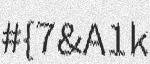
#> input picture 0.jpg, 150 x 64 px, found by its file name
$ python __init__.py
#> lines starting #> are read from the running program, lines starting #| are printed output that depends on the picture
#> further down, im is the input picture: shape (64, 150, 3); min 18, max 255, mean 209
### data_loader/modules/Text_Image_Augmentation_python/augment.py
# -*- coding:utf-8 -*-
# Author: RubanSeven

# import cv2
import numpy as np
# from transform import get_perspective_transform, warp_perspective
from .warp_mls import WarpMLS


def distort(src, segment):
#> called with segment = 3
    img_h, img_w = src.shape[:2]
#> img_h = 64; img_w = 150

    cut = img_w // segment
#> cut = 50
    thresh = cut // 3
#> thresh = 16
    # thresh = img_h // segment // 3
    # thresh = img_h // 5

    src_pts = list()
    dst_pts = list()

    src_pts.append([0, 0])
    src_pts.append([img_w, 0])
    src_pts.append([img_w, img_h])
    src_pts.append([0, img_h])

    dst_pts.append([np.random.randint(thresh), np.random.randint(thresh)])
    dst_pts.append([img_w - np.random.randint(thresh), np.random.randint(thresh)])
    dst_pts.append([img_w - np.random.randint(thresh), img_h - np.random.randint(thresh)])
    dst_pts.append([np.random.randint(thresh), img_h - np.random.randint(thresh)])

    half_thresh = thresh * 0.5
#> half_thresh = 8

    for cut_idx in np.arange(1, segment, 1):
        src_pts.append([cut * cut_idx, 0])
        src_pts.append([cut * cut_idx, img_h])
        dst_pts.append([cut * cut_idx + np.random.randint(thresh) - half_thresh,
                        np.random.randint(thresh) - half_thresh])
        dst_pts.append([cut * cut_idx + np.random.randint(thresh) - half_thresh,
                        img_h + np.random.randint(thresh) - half_thresh])

    trans = WarpMLS(src, src_pts, dst_pts, img_w, img_h)
    dst = trans.generate()

    return dst


# [58 lines left out: functions stretch, perspective, not called in this run]

# def distort(src, segment):
#     img_h, img_w = src.shape[:2]
#     dst = np.zeros_like(src, dtype=np.uint8)
#
#     cut = img_w // segment
#     thresh = img_h // 8
#
#     src_pts = list()
#     # dst_pts = list()
#
#     src_pts.append([-np.random.randint(thresh), -np.random.randint(thresh)])
#     src_pts.append([-np.random.randint(thresh), img_h + np.random.randint(thresh)])
#
#     # dst_pts.append([0, 0])
#     # dst_pts.append([0, img_h])
#     dst_box = np.array([[0, 0], [0, img_h], [cut, 0], [cut, img_h]], dtype=np.float32)
#
#     half_thresh = thresh * 0.5
#
#     for cut_idx in np.arange(1, segment, 1):
#         src_pts.append([cut * cut_idx + np.random.randint(thresh) - half_thresh,
#                         np.random.randint(thresh) - half_thresh])
#         src_pts.append([cut * cut_idx + np.random.randint(thresh) - half_thresh,
#                         img_h + np.random.randint(thresh) - half_thresh])
#
#         # dst_pts.append([cut * i, 0])
#         # dst_pts.append([cut * i, img_h])
#
#         src_box = np.array(src_pts[-4:-2] + src_pts[-2:-1] + src_pts[-1:], dtype=np.float32)
#
#         # mat = cv2.getPerspectiveTransform(src_box, dst_box)
#         # print(mat)
#         # dst[:, cut * (cut_idx - 1):cut * cut_idx] = cv2.warpPerspective(src, mat, (cut, img_h))
#
#         mat = get_perspective_transform(dst_box, src_box)
#         dst[:, cut * (cut_idx - 1):cut * cut_idx] = warp_perspective(src, mat, (cut, img_h))
#         # print(mat)
#
#     src_pts.append([img_w + np.random.randint(thresh) - half_thresh,
#                     np.random.randint(thresh) - half_thresh])
#     src_pts.append([img_w + np.random.randint(thresh) - half_thresh,
#                     img_h + np.random.randint(thresh) - half_thresh])
#     src_box = np.array(src_pts[-4:-2] + src_pts[-2:-1] + src_pts[-1:], dtype=np.float32)
#
#     # mat = cv2.getPerspectiveTransform(src_box, dst_box)
#     # dst[:, cut * (segment - 1):] = cv2.warpPerspective(src, mat, (img_w - cut * (segment - 1), img_h))
#     mat = get_perspective_transform(dst_box, src_box)
#     dst[:, cut * (segment - 1):] = warp_perspective(src, mat, (img_w - cut * (segment - 1), img_h))
#
#     return dst

### data_loader/modules/Text_Image_Augmentation_python/warp_mls.py
# -*- coding:utf-8 -*-
# Author: RubanSeven
import math

import numpy as np


class WarpMLS:
    def __init__(self, src, src_pts, dst_pts, dst_w, dst_h, trans_ratio=1.):
#> called with dst_w = 150, dst_h = 64, trans_ratio = 1
        self.src = src
        self.src_pts = src_pts
        self.dst_pts = dst_pts
        self.pt_count = len(self.dst_pts)
#> self.pt_count = 8
        self.dst_w = dst_w
#> self.dst_w = 150
        self.dst_h = dst_h
#> self.dst_h = 64
        self.trans_ratio = trans_ratio
        self.grid_size = 100
        self.rdx = np.zeros((self.dst_h, self.dst_w))
        self.rdy = np.zeros((self.dst_h, self.dst_w))

    @staticmethod
    def __bilinear_interp(x, y, v11, v12, v21, v22):
        return (v11 * (1 - y) + v12 * y) * (1 - x) + (v21 * (1 - y) + v22 * y) * x

    def generate(self):
        self.calc_delta()
        return self.gen_img()

    def calc_delta(self):
        w = np.zeros(self.pt_count, dtype=np.float32)
#> w = [0, 0, 0, 0, 0, 0, 0, 0]

        if self.pt_count < 2:
            return

        i = 0
        while 1:
            if self.dst_w <= i < self.dst_w + self.grid_size - 1:
                i = self.dst_w - 1
            elif i >= self.dst_w:
                break

            j = 0
            while 1:
                if self.dst_h <= j < self.dst_h + self.grid_size - 1:
                    j = self.dst_h - 1
                elif j >= self.dst_h:
                    break

                sw = 0
                swp = np.zeros(2, dtype=np.float32)
                swq = np.zeros(2, dtype=np.float32)
                new_pt = np.zeros(2, dtype=np.float32)
                cur_pt = np.array([i, j], dtype=np.float32)

                k = 0
                for k in range(self.pt_count):
                    if i == self.dst_pts[k][0] and j == self.dst_pts[k][1]:
                        break

                    w[k] = 1. / ((i - self.dst_pts[k][0]) * (i - self.dst_pts[k][0]) +
                                 (j - self.dst_pts[k][1]) * (j - self.dst_pts[k][1]))

                    sw += w[k]
                    swp = swp + w[k] * np.array(self.dst_pts[k])
                    swq = swq + w[k] * np.array(self.src_pts[k])

                if k == self.pt_count - 1:
                    pstar = 1 / sw * swp
                    qstar = 1 / sw * swq

                    miu_s = 0
                    for k in range(self.pt_count):
                        if i == self.dst_pts[k][0] and j == self.dst_pts[k][1]:
                            continue
                        pt_i = self.dst_pts[k] - pstar
                        miu_s += w[k] * np.sum(pt_i * pt_i)

                    cur_pt -= pstar
                    cur_pt_j = np.array([-cur_pt[1], cur_pt[0]])

                    for k in range(self.pt_count):
                        if i == self.dst_pts[k][0] and j == self.dst_pts[k][1]:
                            continue

                        pt_i = self.dst_pts[k] - pstar
                        pt_j = np.array([-pt_i[1], pt_i[0]])

                        tmp_pt = np.zeros(2, dtype=np.float32)
                        tmp_pt[0] = np.sum(pt_i * cur_pt) * self.src_pts[k][0] - \
                                    np.sum(pt_j * cur_pt) * self.src_pts[k][1]
                        tmp_pt[1] = -np.sum(pt_i * cur_pt_j) * self.src_pts[k][0] + \
                                    np.sum(pt_j * cur_pt_j) * self.src_pts[k][1]
                        tmp_pt *= (w[k] / miu_s)
                        new_pt += tmp_pt

                    new_pt += qstar
                else:
                    new_pt = self.src_pts[k]

                self.rdx[j, i] = new_pt[0] - i
                self.rdy[j, i] = new_pt[1] - j

                j += self.grid_size
            i += self.grid_size
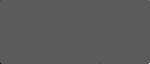
#> self.rdx: shape (64, 150) float64; min -5.54, max 9.86, mean 0.000318; drawn with min black and max white
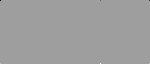
#> self.rdy: shape (64, 150) float64; min -11.68, max 7.07, mean -0.00118; drawn with min black and max white

    def gen_img(self):
        src_h, src_w = self.src.shape[:2]
        dst = np.zeros_like(self.src, dtype=np.float32)

        for i in np.arange(0, self.dst_h, self.grid_size):
            for j in np.arange(0, self.dst_w, self.grid_size):
                ni = i + self.grid_size
                nj = j + self.grid_size
                w = h = self.grid_size
                if ni >= self.dst_h:
                    ni = self.dst_h - 1
                    h = ni - i + 1
                if nj >= self.dst_w:
                    nj = self.dst_w - 1
                    w = nj - j + 1

                di = np.reshape(np.arange(h), (-1, 1))
                dj = np.reshape(np.arange(w), (1, -1))
                delta_x = self.__bilinear_interp(di / h, dj / w,
                                                 self.rdx[i, j], self.rdx[i, nj],
                                                 self.rdx[ni, j], self.rdx[ni, nj])
                delta_y = self.__bilinear_interp(di / h, dj / w,
                                                 self.rdy[i, j], self.rdy[i, nj],
                                                 self.rdy[ni, j], self.rdy[ni, nj])
                nx = j + dj + delta_x * self.trans_ratio
                ny = i + di + delta_y * self.trans_ratio
                nx = np.clip(nx, 0, src_w - 1)
                ny = np.clip(ny, 0, src_h - 1)
                nxi = np.array(np.floor(nx), dtype=np.int32)
                nyi = np.array(np.floor(ny), dtype=np.int32)
                nxi1 = np.array(np.ceil(nx), dtype=np.int32)
                nyi1 = np.array(np.ceil(ny), dtype=np.int32)

                if len(self.src.shape) == 3:
                    x = np.tile(np.expand_dims(ny - nyi, axis=-1), (1, 1, 3))
                    y = np.tile(np.expand_dims(nx - nxi, axis=-1), (1, 1, 3))
                else:
                    x = ny - nyi
                    y = nx - nxi
                dst[i:i + h, j:j + w] = self.__bilinear_interp(x,
                                                               y,
                                                               self.src[nyi, nxi],
                                                               self.src[nyi, nxi1],
                                                               self.src[nyi1, nxi],
                                                               self.src[nyi1, nxi1]
                                                               )
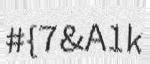
#> dst: shape (64, 150, 3) float32; min 27.06, max 255, mean 214.5
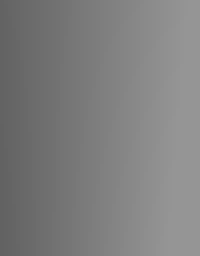
#> nx: shape (64, 50) float64 (shown 4 times larger); min 98, max 149, mean 126.7
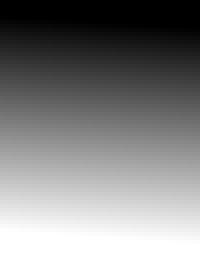
#> ny: shape (64, 50) float64 (shown 4 times larger); min 0, max 63, mean 31.1; drawn with min black and max white
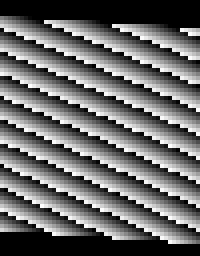
#> x: shape (64, 50, 3) float64 (shown 4 times larger); min 0, max 0.999, mean 0.419

                # for di in range(h):
                #     for dj in range(w):
                #         # print(ni, nj, i, j)
                #         delta_x = self.__bilinear_interp(di / h, dj / w, self.rdx[i, j], self.rdx[i, nj],
                #                                          self.rdx[ni, j], self.rdx[ni, nj])
                #         delta_y = self.__bilinear_interp(di / h, dj / w, self.rdy[i, j], self.rdy[i, nj],
                #                                          self.rdy[ni, j], self.rdy[ni, nj])
                #         nx = j + dj + delta_x * self.trans_ratio
                #         ny = i + di + delta_y * self.trans_ratio
                #         nx = min(src_w - 1, max(0, nx))
                #         ny = min(src_h - 1, max(0, ny))
                #         nxi = int(nx)
                #         nyi = int(ny)
                #         nxi1 = math.ceil(nx)
                #         nyi1 = math.ceil(ny)
                #
                #         dst[i + di, j + dj] = self.__bilinear_interp(ny - nyi, nx - nxi,
                #                                                      self.src[nyi, nxi],
                #                                                      self.src[nyi, nxi1],
                #                                                      self.src[nyi1, nxi],
                #                                                      self.src[nyi1, nxi1]
                #                                                      )

        dst = np.clip(dst, 0, 255)
        dst = np.array(dst, dtype=np.uint8)

        return dst

### data_loader/modules/Text_Image_Augmentation_python/__init__.py
# -*- coding: utf-8 -*-
# @Time    : 2020/4/27 11:28
# @Author  : zhoujun
import numpy as np
from .augment import distort, stretch, perspective

__all__ = ['RandomAug']


class RandomAug:
    def __init__(self):
        pass

    def __call__(self, img):
        if np.random.randn() > 0.3:
            img = distort(img, 3)
        elif np.random.randn() > 0.6:
            img = stretch(img, 3)
        else:
            img = perspective(img)
        return img


if __name__ == '__main__':
    from matplotlib import pyplot as plt
    import cv2
    r = RandomAug()
    im = cv2.imread(r'D:\code\crnn.pytorch\0.jpg')
    plt.imshow(im)
    resize_img = r(im)
    plt.figure()
    plt.imshow(resize_img)
    plt.show()
